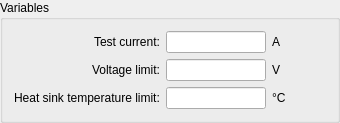
          <widget class="QGroupBox" name="groupBox_4">
           <property name="sizePolicy">
            <sizepolicy hsizetype="Preferred" vsizetype="Maximum">
             <horstretch>0</horstretch>
             <verstretch>0</verstretch>
            </sizepolicy>
           </property>
           <property name="title">
            <string>Variables</string>
           </property>
           <layout class="QVBoxLayout" name="verticalLayout_14">
            <item>
             <layout class="QGridLayout" name="gridLayout_2">
              <item row="1" column="2">
               <widget class="QLabel" name="label_33">
                <property name="text">
                 <string>V</string>
                </property>
               </widget>
              </item>
              <item row="0" column="1">
               <widget class="QLineEdit" name="parVarEdtCurr">
                <property name="minimumSize">
                 <size>
                  <width>100</width>
                  <height>0</height>
                 </size>
                </property>
                <property name="maximumSize">
                 <size>
                  <width>100</width>
                  <height>16777215</height>
                 </size>
                </property>
                <property name="inputMethodHints">
                 <set>Qt::ImhDigitsOnly</set>
                </property>
               </widget>
              </item>
              <item row="1" column="1">
               <widget class="QLineEdit" name="parVarEdtVolLim">
                <property name="minimumSize">
                 <size>
                  <width>100</width>
                  <height>0</height>
                 </size>
                </property>
                <property name="maximumSize">
                 <size>
                  <width>100</width>
                  <height>16777215</height>
                 </size>
                </property>
                <property name="inputMethodHints">
                 <set>Qt::ImhDigitsOnly</set>
                </property>
               </widget>
              </item>
              <item row="2" column="0" alignment="Qt::AlignRight">
               <widget class="QLabel" name="label_34">
                <property name="sizePolicy">
                 <sizepolicy hsizetype="Maximum" vsizetype="Preferred">
                  <horstretch>0</horstretch>
                  <verstretch>0</verstretch>
                 </sizepolicy>
                </property>
                <property name="text">
                 <string>Heat sink temperature limit:</string>
                </property>
               </widget>
              </item>
              <item row="0" column="2">
               <widget class="QLabel" name="label_31">
                <property name="text">
                 <string>A</string>
                </property>
               </widget>
              </item>
              <item row="2" column="2">
               <widget class="QLabel" name="label_35">
                <property name="text">
                 <string>°C</string>
                </property>
               </widget>
              </item>
              <item row="0" column="0" alignment="Qt::AlignRight">
               <widget class="QLabel" name="label_30">
                <property name="text">
                 <string>Test current:</string>
                </property>
               </widget>
              </item>
              <item row="1" column="0" alignment="Qt::AlignRight">
               <widget class="QLabel" name="label_32">
                <property name="text">
                 <string>Voltage limit:</string>
                </property>
               </widget>
              </item>
              <item row="2" column="1">
               <widget class="QLineEdit" name="parVarEdtTempLim">
                <property name="minimumSize">
                 <size>
                  <width>100</width>
                  <height>0</height>
                 </size>
                </property>
                <property name="maximumSize">
                 <size>
                  <width>100</width>
                  <height>16777215</height>
                 </size>
                </property>
                <property name="inputMethodHints">
                 <set>Qt::ImhDigitsOnly</set>
                </property>
               </widget>
              </item>
              <item row="0" column="3">
               <spacer name="horizontalSpacer_11">
                <property name="orientation">
                 <enum>Qt::Horizontal</enum>
                </property>
                <property name="sizeHint" stdset="0">
                 <size>
                  <width>40</width>
                  <height>20</height>
                 </size>
                </property>
               </spacer>
              </item>
             </layout>
            </item>
           </layout>
          </widget>
